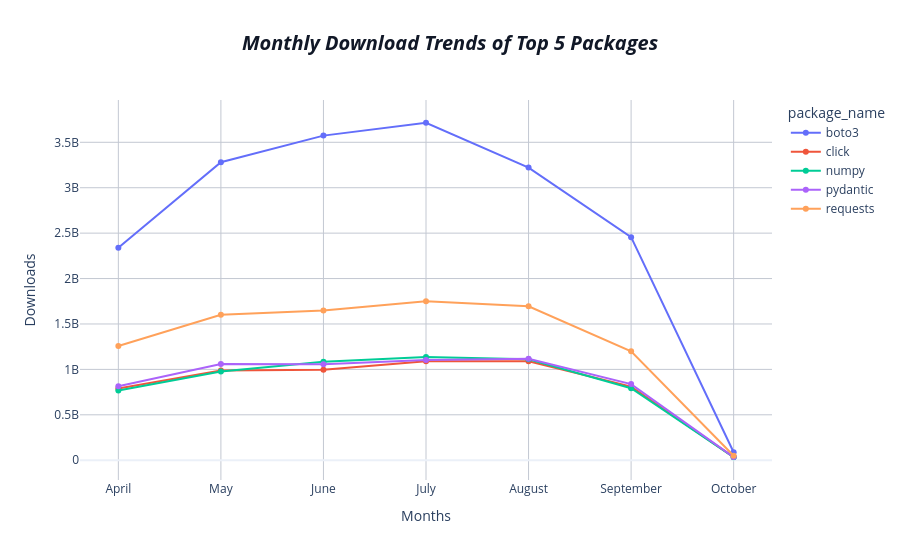

Source (notebook cell):
### Code cell
fig = px.line(
    top_downloads_over_time,
    x="months",
    y="downloads",
    color="package_name",
    markers=True,
    title="Monthly Download Trends of Top 5 Packages"
)
fig.update_layout(
    xaxis_title="Months",
    yaxis_title="Downloads",
    template="plotly_white",
    title={
        "x": 0.5,
        "font": {"size": 20, "color": "#111827", "style": "italic", "weight": "bold"},
    },
    xaxis={
        "showgrid": True,
        "gridcolor": "#c3c8d2",
    },
    yaxis={
        "showgrid": True,
        "gridcolor": "#c3c8d2",
    },
)

fig.show()

### Figure 1 — Plotly figure (JSON) as saved in the notebook; plotly's stock layout.template omitted (floating-point values rounded to 4 significant figures)
{"data": [{"hovertemplate": "package_name=boto3<br>months=%{x}<br>downloads=%{y}<extra></extra>", "legendgroup": "boto3", "line": {"color": "#636efa", "dash": "solid"}, "marker": {"symbol": "circle"}, "mode": "lines+markers", "name": "boto3", "orientation": "v", "showlegend": true, "type": "scatter", "x": ["April", "May", "June", "July", "August", "September", "October"], "xaxis": "x", "y": [2337992152, 3281155850, 3573594234, 3715255664, 3221807176, 2455447260, 87452966], "yaxis": "y"}, {"hovertemplate": "package_name=click<br>months=%{x}<br>downloads=%{y}<extra></extra>", "legendgroup": "click", "line": {"color": "#EF553B", "dash": "solid"}, "marker": {"symbol": "circle"}, "mode": "lines+markers", "name": "click", "orientation": "v", "showlegend": true, "type": "scatter", "x": ["April", "May", "June", "July", "August", "September", "October"], "xaxis": "x", "y": [790518057, 987526917, 997359025, 1088503918, 1090305356, 810070226, 34782395], "yaxis": "y"}, {"hovertemplate": "package_name=numpy<br>months=%{x}<br>downloads=%{y}<extra></extra>", "legendgroup": "numpy", "line": {"color": "#00cc96", "dash": "solid"}, "marker": {"symbol": "circle"}, "mode": "lines+markers", "name": "numpy", "orientation": "v", "showlegend": true, "type": "scatter", "x": ["April", "May", "June", "July", "August", "September", "October"], "xaxis": "x", "y": [768247380, 977059915, 1084121364, 1137711486, 1111695120, 793258595, 32709973], "yaxis": "y"}, {"hovertemplate": "package_name=pydantic<br>months=%{x}<br>downloads=%{y}<extra></extra>", "legendgroup": "pydantic", "line": {"color": "#ab63fa", "dash": "solid"}, "marker": {"symbol": "circle"}, "mode": "lines+markers", "name": "pydantic", "orientation": "v", "showlegend": true, "type": "scatter", "x": ["April", "May", "June", "July", "August", "September", "October"], "xaxis": "x", "y": [815433437, 1058574318, 1057038017, 1102195212, 1117953484, 838410099, 34687204], "yaxis": "y"}, {"hovertemplate": "package_name=requests<br>months=%{x}<br>downloads=%{y}<extra></extra>", "legendgroup": "requests", "line": {"color": "#FFA15A", "dash": "solid"}, "marker": {"symbol": "circle"}, "mode": "lines+markers", "name": "requests", "orientation": "v", "showlegend": true, "type": "scatter", "x": ["April", "May", "June", "July", "August", "September", "October"], "xaxis": "x", "y": [1258210282, 1600926553, 1647111902, 1750883315, 1694439177, 1199537437, 49186776], "yaxis": "y"}], "layout": {"legend": {"title": {"text": "package_name"}, "tracegroupgap": 0}, "title": {"font": {"color": "#111827", "size": 20, "style": "italic", "weight": "bold"}, "text": "Monthly Download Trends of Top 5 Packages", "x": 0.5}, "xaxis": {"anchor": "y", "domain": [0, 1], "gridcolor": "#c3c8d2", "showgrid": true, "title": {"text": "Months"}}, "yaxis": {"anchor": "x", "domain": [0, 1], "gridcolor": "#c3c8d2", "showgrid": true, "title": {"text": "Downloads"}}}}
